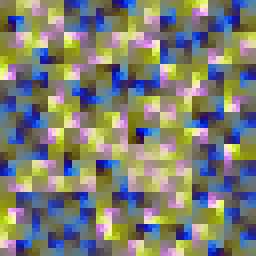
%> input picture demo.png, 64 x 64 px (shown 4 times larger)
$ octave demo_img.m   (GNU Octave 9; MATLAB toolbox functions it lacks are replaced by stand-ins)
%> lines starting %> are read from the running program, lines starting %| are printed output that depends on the picture
### flatten_to_sequence.m
function [S_seq, indx] = flatten_to_sequence(data, D)
%%%%%%%%%%%%%%%%%%%%%%%%%%%%%%%%%%%%%%%%%%%%%%%%%%%%%%%%%%%%%%%%%%%%%%%%%%%
% FLATTEN_TO_SEQUENCE  Generalized data flattening to (TotalPoints x D)
%
% Inputs:
%   data : numeric/logical array of any shape:
%          - purely spatial: N1 x ... x Nk
%          - spatial + feature: N1 x ... x Nk x D
%   D    : number of features per point (expected feature dimension)
%
% Outputs:
%   S_seq : (TotalPoints x D) flattened sequence (double)
%   indx  : (TotalPoints x K) location indices (subscripts) for spatial dims
%           - if K==1: indx is (TotalPoints x 1)
%
% Notes:
%   - MATLAB's size() drops trailing singleton dimensions (e.g., N×N×1
%     prints as N×N). Therefore, when D==1 we treat ALL dimensions as spatial.
%   - For D>1, if the last dimension equals D, it is treated as the feature
%     axis; otherwise data is treated as already "flat" (all dims spatial).
%%%%%%%%%%%%%%%%%%%%%%%%%%%%%%%%%%%%%%%%%%%%%%%%%%%%%%%%%%%%%%%%%%%%%%%%%%%

    % -------------------------
    % 0) Basic checks
    % -------------------------
    if nargin < 2
        error('flatten_to_sequence requires two inputs: data and D.');
    end
    if ~isscalar(D) || ~isnumeric(D) || ~isfinite(D) || D <= 0 || D ~= round(D)
        error('D must be a positive integer scalar.');
    end

    total_elements = numel(data);
    if mod(total_elements, D) ~= 0
        error('numel(data) (%d) must be divisible by D (%d).', total_elements, D);
    end
    num_points = total_elements / D;

    % -------------------------
    % 1) Identify spatial dimensions
    % -------------------------
    full_sz = size(data);

    if D == 1
        % Trailing singleton dims are not shown by size(), so treat all dims as spatial
        spatial_sz = full_sz;

    else
        % For D>1, check whether last dimension is truly the feature axis
        last_dim = size(data, ndims(data)); % safe for D>1 cases

        if last_dim == D && ndims(data) > 1
            spatial_sz = full_sz(1:end-1);
        else
            % Data does not end with D; treat entire array as spatial (already flat wrt features)
            spatial_sz = full_sz;
        end
    end

    % If spatial_sz is empty (possible if data is 1xD and treated as features only),
    % fall back to a 1D spatial index of length num_points.
    if isempty(spatial_sz)
        spatial_sz = num_points;
    end

    % -------------------------
    % 2) Reshape to (TotalPoints x D)
    % -------------------------
    S_seq = reshape(data, [num_points, D]);
    S_seq = double(S_seq);

    % -------------------------
    % 3) Compute spatial subscripts for each point
    % -------------------------
    num_spatial_dims = numel(spatial_sz);
    linear_idx = (1:num_points)';

    if num_spatial_dims == 1
        indx = linear_idx;
    else
        subs = cell(1, num_spatial_dims);
        [subs{:}] = ind2sub(spatial_sz, linear_idx);
        indx = cell2mat(subs);
    end
end

### calculate_rhoM.m
function [rm, SF] = calculate_rhoM(S, SF, d)
%%%%%%%%%%%%%%%%%%%%%%%%%%%%%%%%%%%%%%%%%%%%%%%%%%%%%%%%%%%%%%%%%%%%%%%%%%%
% rhoM(i,j) = 1 - ||S_i - S_j||/Scaled Factor                             %
% - Input:                                                                %
%   S: Sequence of states {S_t}:                                          %
%                  by default, the data is 1d N length timeseries         %
%                  if data is a 2d image, convert it into a N^2*D sequence%
%                  if data is a 3d object, make it as a N^3*D sequence    %
%                  the same for the higher dim data                       %
%                  the input data S has been processed before input to fn %
%   SF: Scaled Factor of all states: if [], than return max(dist(S))      %
%   d: Distance option: 0: Euclidian 1:Manhattan 2:Cosine: if [], then 0  %
% - Output:                                                               %
%   rm: distance matrix                                                   %
%   SF: Scaled Factor of all states SF                                    %
%%%%%%%%%%%%%%%%%%%%%%%%%%%%%%%%%%%%%%%%%%%%%%%%%%%%%%%%%%%%%%%%%%%%%%%%%%%

% Get number of states (rows)
    [n, ~] = size(S);

    % 1. Handle Distance Option 'd' (Default: Euclidean)
    if nargin < 3 || isempty(d)
        d = 0;
    end

    % 2. Calculate the raw distance matrix
    switch d
        case 0 % Euclidean
            dist_mat = squareform(pdist(S, 'euclidean'));
        case 1 % Manhattan
            dist_mat = squareform(pdist(S, 'cityblock'));
        case 2 % Cosine
            dist_mat = squareform(pdist(S, 'cosine'));
        otherwise
            error('Invalid distance option. Use 0, 1, or 2.');
    end

    % 3. Handle Scaling Factor 'SF' (Default: max distance)
    if nargin < 2 || isempty(SF)
        SF = max(dist_mat(:));
    end

    % 4. Prevent Division by Zero
    if SF == 0
        SF = 1;
    end

    % 5. Calculate Similarity Matrix rhoM
    % Formula: rm(i,j) = 1 - dist(i,j) / SF
    rm = 1 - (dist_mat ./ SF);

end

### calculate_gammaM.m
function gM = calculate_gammaM(l, sigma)
%%%%%%%%%%%%%%%%%%%%%%%%%%%%%%%%%%%%%%%%%%%%%%%%%%%%%%%%%%%%%%%%%%%%%%%%%%%
% gammaM(i,j) = Gaussian(||i - j||)/Gaussian(||0||)                       %
% - Input:                                                                %
%   l: locations matrix (TotalPoints x K) from flatten_to_sequence        %
%   sigma: std of Gaussian. If empty, uses 2/3 of the max side length.    %
% - Output:                                                               %
%   gM: standardized closeness                                            %
%%%%%%%%%%%%%%%%%%%%%%%%%%%%%%%%%%%%%%%%%%%%%%%%%%%%%%%%%%%%%%%%%%%%%%%%%%%

    [total_points, dims] = size(l);

    % 1. Handle sigma calculation if empty
    if nargin < 2 || isempty(sigma)
        % For generalized shapes, we find the range of each dimension
        % range = max(coordinate) - min(coordinate) + 1
        side_lengths = max(l, [], 1) - min(l, [], 1) + 1;
        N_max = max(side_lengths);
        sigma = (2/3) * N_max;
    end

    % 2. Calculate Pairwise Euclidean Distances
    dist_mat = squareform(pdist(l, 'euclidean'));

    % 3. Apply Standardized Gaussian Kernel
    % G(0) is 1, so we just compute the exponent
    gM = exp(-(dist_mat.^2) / (2 * sigma^2));
end

### buildG.m
function G = buildG(W, node_property, epsilon)
% buildG  Build an undirected weighted graph from adjacency matrix W
%         and attach:
%           - G.Nodes.Property
%           - G.Edges.Distance = 1./(G.Edges.Weight + epsilon)

    if nargin < 3 || isempty(epsilon)
        epsilon = 1e-12;
    end

    if ~isnumeric(W) || ~ismatrix(W) || size(W,1) ~= size(W,2)
        error('W must be a numeric NxN matrix.');
    end
    N = size(W,1);

    if size(node_property,1) ~= N
        error('node_property must have N rows (same as size(W,1)).');
    end

    % Build undirected graph from symmetric W
    G = graph(W, 'upper');

    % Node property
    G.Nodes.Property = node_property;

    % Edge distance derived from edge weights
    G.Edges.Distance = 1 ./ (G.Edges.Weight + epsilon);
end

### calculate_tauM.m
function taum = calculate_tauM(rm, gm, lambda)
%%%%%%%%%%%%%%%%%%%%%%%%%%%%%%%%%%%%%%%%%%%%%%%%%%%%%%%%%%%%%%%%%%%%%%%%%%%
% tauM(i,j) = rm(i,j)^(lambda/(1-lambda) * gm(i,j)^((1-lambda)/lambda))   %
% - Input:                                                                %
%   rm: rm sequence N*N                                                   %
%   gm: gm sequence N*N                                                   %
%   lambda: 0<lambda<1, and by default lambda is 0.5                      %
% - Output:                                                               %
%   tauM: tau sequence                                                    %
%%%%%%%%%%%%%%%%%%%%%%%%%%%%%%%%%%%%%%%%%%%%%%%%%%%%%%%%%%%%%%%%%%%%%%%%%%%

    % 1. Handle default lambda
    if nargin < 3 || isempty(lambda)
        lambda = 0.5;
    end

    % 2. Check if sizes of rm and gm are the same
    if ~isequal(size(rm), size(gm))
        error('Dimension mismatch: rm is %dx%d but gm is %dx%d. They must be the same size.', ...
            size(rm,1), size(rm,2), size(gm,1), size(gm,2));
    end

    % 3. Validate lambda range
    if lambda <= 0 || lambda >= 1
        error('Lambda must be strictly between 0 and 1.');
    end

    % 4. Calculate exponents
    exp1 = lambda / (1 - lambda);
    exp2 = (1 - lambda) / lambda;

    % 5. Compute tauM using element-wise operations
    % .^ and .* ensure the calculation is performed on each (i,j) pair
    taum = (rm.^exp1) .* (gm.^exp2);
end

### tau_to_graph.m
function [E, W] = tau_to_graph(tau, epsilon, method, range_min)
%%%%%%%%%%%%%%%%%%%%%%%%%%%%%%%%%%%%%%%%%%%%%%%%%%%%%%%%%%%%%%%%%%%%%%%%%%%
% Convert similarity tau to Adjacency Matrix E and Weight Matrix W        %
% - Input:                                                                %
%   tau: NxN similarity matrix (0 <= tau <= 1)                            %
%   epsilon: threshold for edge existence                                 %
%   method: 1: Linear, 2: Logarithmic, 3: Soft-Thresholding               %
%   range_min: Default 0.2 for Linear scaling                             %
% - Output:                                                               %
%   E: Adjacency matrix (0 or 1)                                          %
%   W: Recurrence Weight matrix                                           %
%%%%%%%%%%%%%%%%%%%%%%%%%%%%%%%%%%%%%%%%%%%%%%%%%%%%%%%%%%%%%%%%%%%%%%%%%%%

    if nargin < 3 || isempty(method), method = 1; end
    if nargin < 4 || isempty(range_min), range_min = 0.2; end

    % 1. Adjacency Matrix E based on H(epsilon - |1 - tau|)
    % This extracts values in the range [1-epsilon, 1]
    E = (1 - tau) <= epsilon;

    % Optional: Remove self-loops
    E = E - diag(diag(E));
    E(E < 0) = 0;

    % Initialize Weight Matrix
    W = zeros(size(tau));
    if ~any(E(:)), return; end % Return zeros if no edges meet threshold

    % Extract valid tau values
    tau_active = tau(E == 1);
    lower_bound = 1 - epsilon;

    % 2. Scaling Methods
    switch method
        case 1 % Linear Min-Max Rescaling (Mapped to [range_min, 1])
            % Normalize active tau to [0, 1]
            tau_norm = (tau_active - lower_bound) / epsilon;
            % Scale to [range_min, 1]
            W(E == 1) = range_min + (1 - range_min) * tau_norm;

        case 2 % Logarithmic Scaling
            % Expands the differences near 1
            % Maps 1-epsilon to ~0.36 and 1 to 1.0
            W(E == 1) = exp(-(1 - tau_active) / epsilon);

        case 3 % Soft-Thresholding (Sigmoid)
            % Center the sigmoid at the midpoint of the epsilon window
            midpoint = 1 - (epsilon / 2);
            k = 10 / epsilon; % Steepness factor
            W(E == 1) = 1 ./ (1 + exp(-k * (tau_active - midpoint)));

        otherwise
            error('Invalid method option. Use 1, 2, or 3.');
    end

    % Ensure weights don't exceed 1 due to floating point precision
    W(W > 1) = 1;
end

### demo_img.m
tic
%% 1. Setup Data
img = imread('demo.png');
%> img is the input picture: size 64x64x3 uint8; mean R, G, B 125.5, 127, 115.5

% Ensure feature dimension D = number of channels
if ndims(img) == 2
    D = 1;                 % grayscale
elseif ndims(img) == 3
    D = size(img, 3);      % RGB or multi-channel
%> D = 3
else
    error('Unsupported image dimensions.');
end

% Convert to double for downstream computations (kmeans, similarity, etc.)
imgD = double(img);

toc

%% 2. Process through your functions
% Step A: Flatten and get coordinates
[S_seq, l] = flatten_to_sequence(imgD, D);

% Step B: Calculate State Similarity (rhoM)
[rm, SF] = calculate_rhoM(S_seq, [], 0);
%> in calculate_rhoM, `SF = max(dist_mat(:));`: SF = 344.9
%> SF = 344.9

% Step C: Calculate Spatial Closeness (gammaM)
gm = calculate_gammaM(l, []);
%> in calculate_gammaM, `side_lengths = max(l, [], 1) - min(l, [], 1) + 1;`: side_lengths = [64 64]
%> in calculate_gammaM, `N_max = max(side_lengths);`: N_max = 64
%> in calculate_gammaM, `sigma = (2/3) * N_max;`: sigma = 42.67

% Step D: Combine into tauM
lambda = 0.5;
taum = calculate_tauM(rm, gm, lambda);

% Step E: Generate Adjacency and Weight Matrices
epsilon = 0.085;
method = 1;
[E, W] = tau_to_graph(taum, epsilon, method);

% Step F: Create node property by clustering into K clusters
K = 16;
Nidx = kmeans(S_seq, K);
%> Nidx = 4096 values, max 16 at index 1, min 1 at index 27, mean 9.3

toc

%% 3. Visualization (optional; can be heavy for large images)
figure('Position', [100, 100, 1200, 400]);

subplot(1,4,1);
imagesc(img);
axis square; axis off;
title('Original Data');

subplot(1,4,2);
imagesc(rm);
axis square; colorbar;
title('rhoM (Value Similarity)');

subplot(1,4,3);
imagesc(gm);
axis square; colorbar;
title('gammaM (Spatial Closeness)');

subplot(1,4,4);
imagesc(taum);
axis square; colorbar;
title('tauM (Combined)');
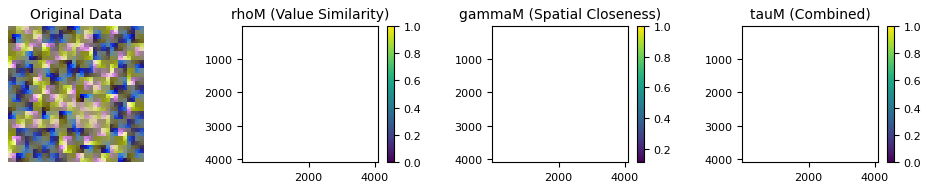
%> figure redrawn from the program's plot data, 4 panels

% [10 lines of commented-out code are left out]

%% 4. Build Weighted Recurrence Network
tic
G = buildG(W, Nidx);   % buildG must create G.Edges.Distance
%> the run ends on the next line
